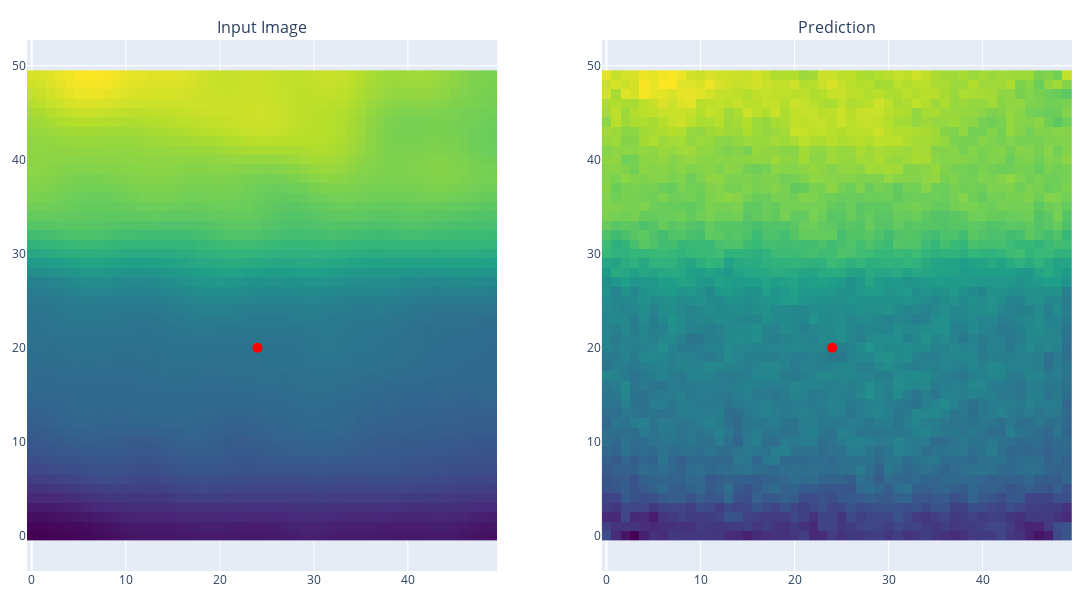
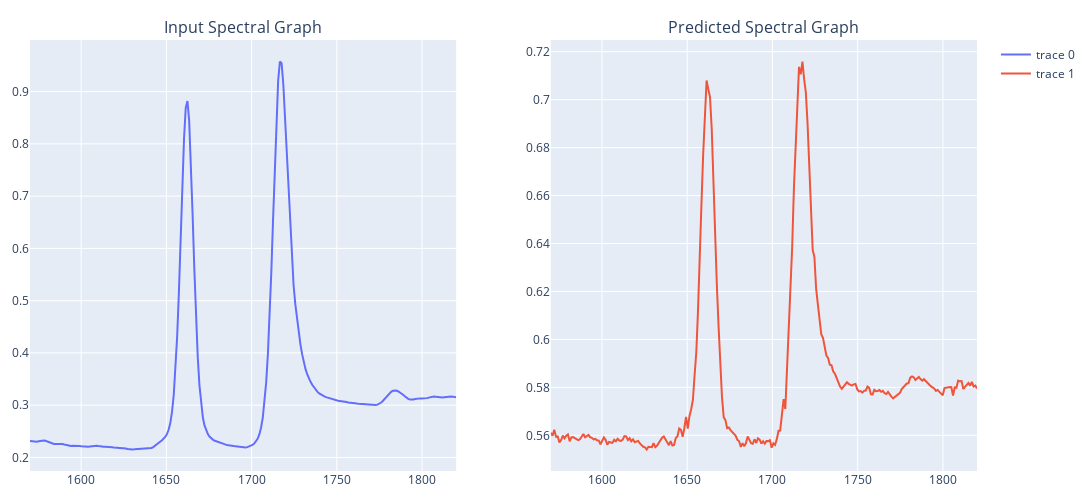

The cell these charts' notebook holds for them, in order:
### Code cell
# Create new inference visualizations
fig_images, fig_spectra = visualize_inference(model, test_sample[0], train_image_viz, energy_range, 24, 20)

# Display updated plots
fig_images.show()
fig_spectra.show()

### Figure 1 — Plotly figure (JSON) as saved in the notebook; plotly's stock layout.template omitted (floating-point values rounded to 4 significant figures; data arrays with more than 128 entries replaced by an {"elided": "..."} marker saying what was removed)
{"data": [{"colorscale": [[0, "#440154"], [0.1111, "#482878"], [0.2222, "#3e4989"], [0.3333, "#31688e"], [0.4444, "#26828e"], [0.5556, "#1f9e89"], [0.6667, "#35b779"], [0.7778, "#6ece58"], [0.8889, "#b5de2b"], [1, "#fde725"]], "showscale": false, "type": "heatmap", "xaxis": "x", "yaxis": "y", "z": {"elided": "50x50 float values"}}, {"marker": {"color": "red", "size": 10}, "mode": "markers", "showlegend": false, "type": "scatter", "x": [24], "xaxis": "x", "y": [20], "yaxis": "y"}, {"colorscale": [[0, "#440154"], [0.1111, "#482878"], [0.2222, "#3e4989"], [0.3333, "#31688e"], [0.4444, "#26828e"], [0.5556, "#1f9e89"], [0.6667, "#35b779"], [0.7778, "#6ece58"], [0.8889, "#b5de2b"], [1, "#fde725"]], "showscale": false, "type": "heatmap", "xaxis": "x2", "yaxis": "y2", "z": {"elided": "50x50 float values"}}, {"marker": {"color": "red", "size": 10}, "mode": "markers", "showlegend": false, "type": "scatter", "x": [24], "xaxis": "x2", "y": [20], "yaxis": "y2"}], "layout": {"annotations": [{"font": {"size": 16}, "showarrow": false, "text": "Input Image", "x": 0.225, "xanchor": "center", "xref": "paper", "y": 1, "yanchor": "bottom", "yref": "paper"}, {"font": {"size": 16}, "showarrow": false, "text": "Prediction", "x": 0.775, "xanchor": "center", "xref": "paper", "y": 1, "yanchor": "bottom", "yref": "paper"}], "height": 600, "margin": {"b": 20, "l": 20, "r": 20, "t": 40}, "width": 1200, "xaxis": {"anchor": "y", "domain": [0, 0.45]}, "xaxis2": {"anchor": "y2", "domain": [0.55, 1]}, "yaxis": {"anchor": "x", "domain": [0, 1], "scaleanchor": "x", "scaleratio": 1}, "yaxis2": {"anchor": "x2", "domain": [0, 1], "scaleanchor": "x2", "scaleratio": 1}}}

### Figure 2 — Plotly figure (JSON) as saved in the notebook; plotly's stock layout.template omitted (floating-point values rounded to 4 significant figures; data arrays with more than 128 entries replaced by an {"elided": "..."} marker saying what was removed)
{"data": [{"type": "scatter", "x": {"elided": "250 float values"}, "xaxis": "x", "y": {"elided": "250 float values"}, "yaxis": "y"}, {"type": "scatter", "x": {"elided": "250 float values"}, "xaxis": "x2", "y": {"elided": "250 float values"}, "yaxis": "y2"}], "layout": {"annotations": [{"font": {"size": 16}, "showarrow": false, "text": "Input Spectral Graph", "x": 0.225, "xanchor": "center", "xref": "paper", "y": 1, "yanchor": "bottom", "yref": "paper"}, {"font": {"size": 16}, "showarrow": false, "text": "Predicted Spectral Graph", "x": 0.775, "xanchor": "center", "xref": "paper", "y": 1, "yanchor": "bottom", "yref": "paper"}], "height": 500, "margin": {"b": 20, "l": 20, "r": 20, "t": 40}, "width": 1200, "xaxis": {"anchor": "y", "domain": [0, 0.45]}, "xaxis2": {"anchor": "y2", "domain": [0.55, 1]}, "yaxis": {"anchor": "x", "domain": [0, 1]}, "yaxis2": {"anchor": "x2", "domain": [0, 1]}}}
